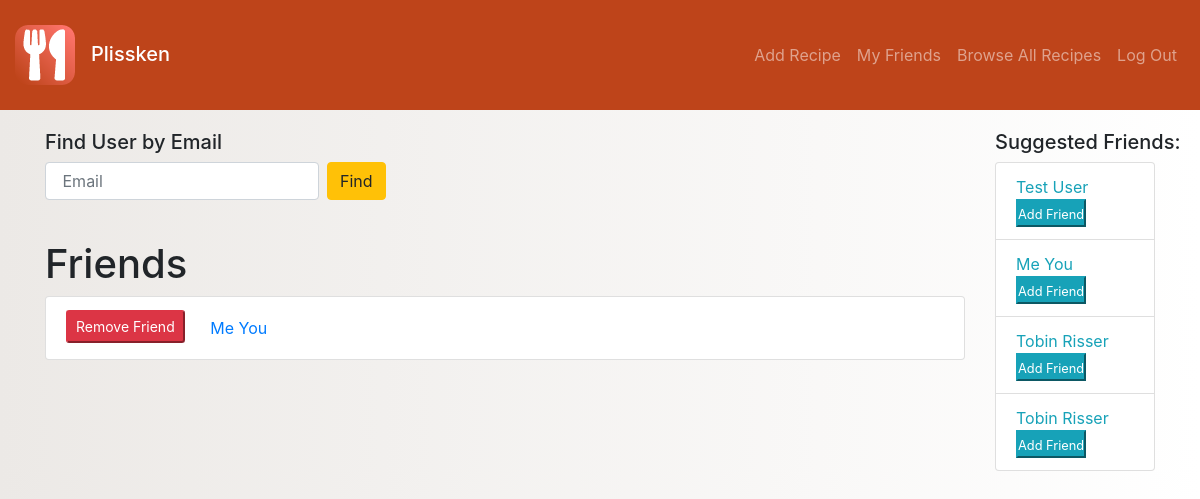
Before: /user_friends/1 (signed in) with the older database file.
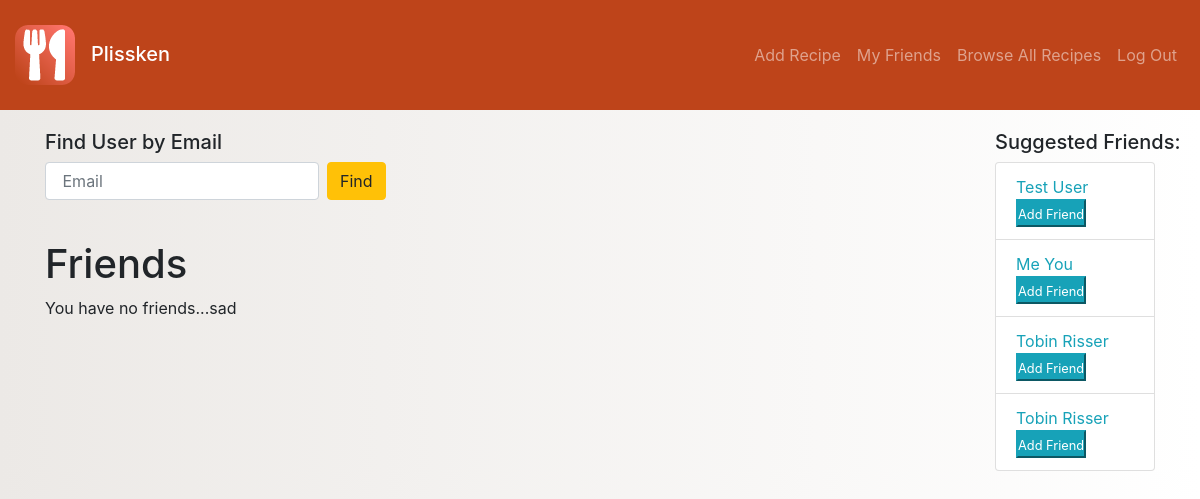
After: the same page with the newer database file.
### recipe_db/models.py (models this page shows)
class Friendship(models.Model):
    created_at = models.DateTimeField(auto_now_add=True, editable=False)
    creator = models.ForeignKey(User, related_name="friendship_creator", on_delete=models.CASCADE)
    friend = models.ForeignKey(User, related_name="friends", on_delete=models.CASCADE)

class User(models.Model):
    first_name = models.CharField(max_length=100)
    last_name = models.CharField(max_length=100)
    email = models.CharField(max_length=200)
    password = models.CharField(max_length=255)
    objects = UserManager()
    created_at = models.DateTimeField(auto_now_add=True)
    updated_at = models.DateTimeField(auto_now=True)

### recipe_db/views.py (the view)
# urls.py: path('user_friends/<int:id>', views.user_friends),
def user_friends(request, id):
    context = {
        'curr_user': User.objects.get(id=id),
        'all_users' : User.objects.all(),
        'users': User.objects.exclude(id=request.session['id']),
        'friends': Friendship.objects.filter(creator=request.session['id'])
    }
    return render(request, 'user_friends.html', context)

### recipe_db/templates/user_friends.html (shortened to what this page needs)
<!DOCTYPE html>
<html lang="en">
<head>
    <link rel="stylesheet" href="https://stackpath.bootstrapcdn.com/bootstrap/4.5.0/css/bootstrap.min.css">
    {% load static %}
    <link rel="stylesheet" href="{% static 'css/user_profile.css' %}">
</head>
<body>
    <nav class="navbar navbar-expand-md navbar-dark sticky-top" id="header">
        <div class="container-fluid">
            <a class="navbar-brand" href="/"><img src="/media/App Icon - 60x60.png"></a>
            <h2 class=""><a class="navbar-brand" href="/profile/{{request.session.id}}">{{request.session.user}}</a></h2>
            <div class="collapse navbar-collapse" id="navbarResponsive">
                <ul class="navbar-nav ml-auto">
                    <li class="nav-item">
                        <a class="nav-link" href="/add_recipe">Add Recipe</a>
                    </li>
                    <li class="nav-item">
                        <a class="nav-link" href="/user_friends/{{request.session.id}}">My Friends</a>
                    </li>
                    <li>
                        <a href="/allrecipes" class="nav-link">Browse All Recipes</a>
                    </li>
                    <li class="nav-item">
                        <a class="nav-link" href="/logout">Log Out</a>
                    </li>
                </ul>
            </div>
        </div>
    </nav>
    <div class="container mt-1">
        <div class="row">
            <div class="col-10">
                <div id="user_lists">
                    <div class="findusers">
                        <h5 class="">Find User by Email</h5>
                        <form action="/user_friends/search" method = "POST" class="form-inline my-2 my-sm-0">
                            <input class="form-control mr-sm-2" type = "search" name = "search" placeholder=" Email">
                            <input class="btn btn-warning" type="submit" value = "Find">
                        </form>
                    </div>
                    <div class="friends mt-1">
                        <h1 class="display-6">Friends</h1>
                            {% if friends|length > 0 %}
                            {% else %}
                            <p>You have no friends...sad</p>
                            {% endif %}
                        <ul class="list-group">
                            {% for user in friends %}
                            <ul class="list-group-item list-inline">
                                <li class="list-inline-item">
                                    <form action="/remove_friend/{{user.id}}" method="POST">
                                        <button class="btn-sm btn-danger" type="submit">Remove Friend</button>
                                    </form>
                                </li>
                                <li class="list-inline-item"><a href="/friend_profile/{{user.friend.id}}" class="btn btn-link">{{user.friend.first_name}} {{user.friend.last_name}}</a></li>
                            </ul>
                            {% endfor %}
                        </ul>
                    </div>
                </div>
            </div>
            <div class="col-2">
                <h5 class="text-nowrap">Suggested Friends:</h5>
                <ul class="list-group">
                    {% for user in users %}
                    <li class="list-group-item">
                        <a href="/friend_profile/{{user.id}}" class="text-info text-left text-nowrap">{{user.first_name}} {{user.last_name}}</a>
                        <form action="/add_friend/{{user.id}}" method="POST">
                            <button class="btn-xs btn-info text-sm" type="submit"><small>Add Friend</small></button>
                        </form>
                    </li>
                    {% endfor %}
                </ul>
            </div>
        </div>
    </div>
</body>
</html>

Changed rows visible on the page:
removed Friendship: friend.first_name "Me", friend.last_name "You"
Other visible differences:
text now shown: "You have no friends...sad"
